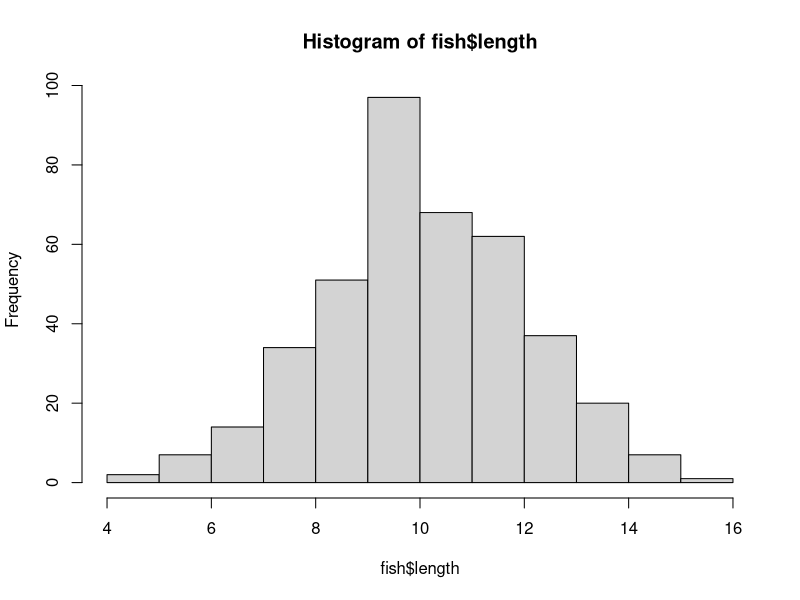
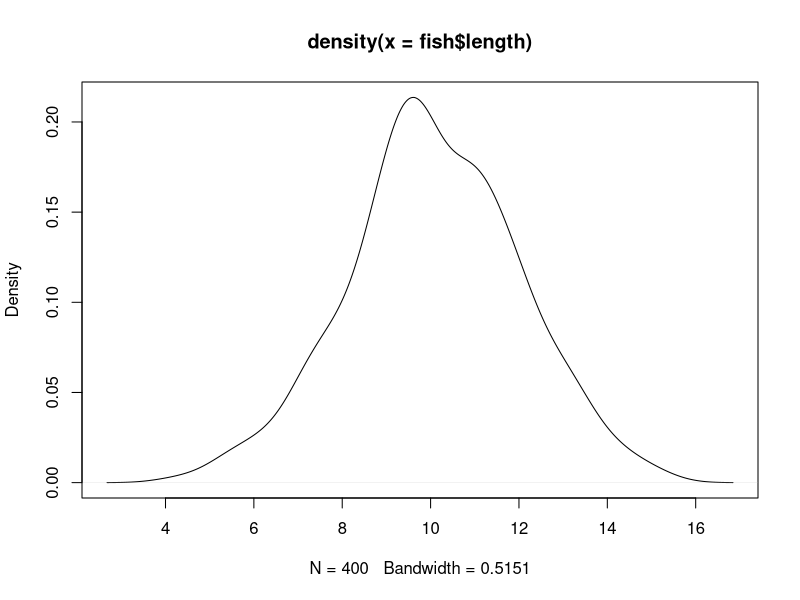
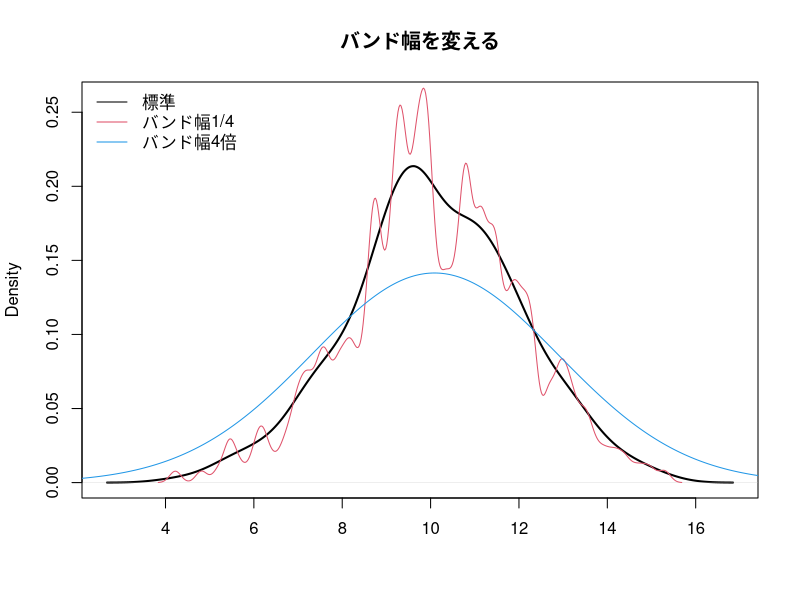
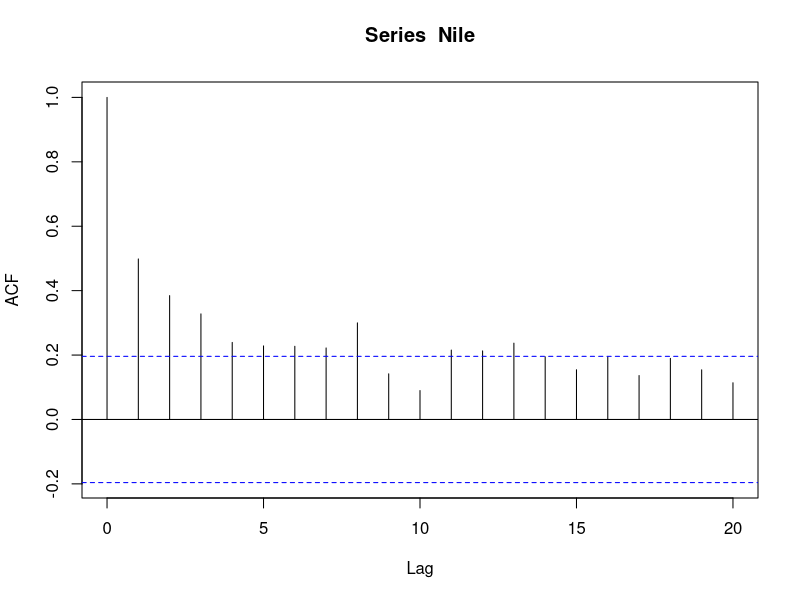

Source code (R) for these figures, in order:
# 度数・度数分布・相対度数分布


# データの読み込み ----
fish <- read.csv('book-data/2-2-1-fish.csv')
head(fish, n=3)

# ヒストグラム ----
hist(fish$length)

# カーネル密度推定 ----
kernel_density <- density(fish$length)
plot(kernel_density)

# バンド幅をadjust倍に変更します
kernel_density_quarter <- density(fish$length, adjust = 0.25)
kernel_density_quadruple <- density(fish$length, adjust = 4)

# 結果の図示
plot(kernel_density, 
     lwd = 2,                   # 線の太さ
     xlab = "",                 # x軸ラベル名称をなくす 
     ylim = c(0, 0.26),         # y軸の範囲
     main = "バンド幅を変える") # グラフのタイトル
lines(kernel_density_quarter, col = 2)
lines(kernel_density_quadruple, col = 4)

# 凡例を追加
legend("topleft",       # 凡例の位置
       col = c(1,2,4),  # 線の色
       lwd = 1,         # 線の太さ
       bty = "n",       # 凡例の囲み線を消す
       legend = c("標準", "バンド幅1/4", "バンド幅4倍"))

# 算術平均 ----
mean(fish$length)

# 中央値・四分位点・パーセント点 ----
suuretu <- 0:1000
suuretu
quantile(suuretu, probs = c(0.5)) # median(suuretu)でも可能
quantile(suuretu, probs = c(0.25))
quantile(suuretu, probs = c(0.75))
quantile(suuretu, probs = c(0.025, 0.975)) # 信用区間などで使う

# 共分散とピアソンの積率相関係数 ----
# CSVファイルを読み込む
birds <- read.csv("book-data/2-1-1-birds.csv")

# 体の大きさと羽の大きさの相関係数
cor(birds$body_length, birds$feather_length)

# 自己相関係数とコレログラム -----
# ナイル川の流量データ
Nile

# 標本自己共分散
acf(
  Nile,                # 対象データ
  type = "covariance", # 自己共分散を計算(デフォルトは自己相関)
  plot = F,            # グラフは非表示(デフォルトはTRUE)
  lag.max = 5          # 5時点前までの自己共分散を計算する
)

# 標本自己相関
acf(
  Nile,                # 対象データ
  plot = F,            # グラフは非表示(デフォルトはTRUE)
  lag.max = 5          # 5時点前までの自己相関を計算する
)

# コレログラム
acf(Nile)
